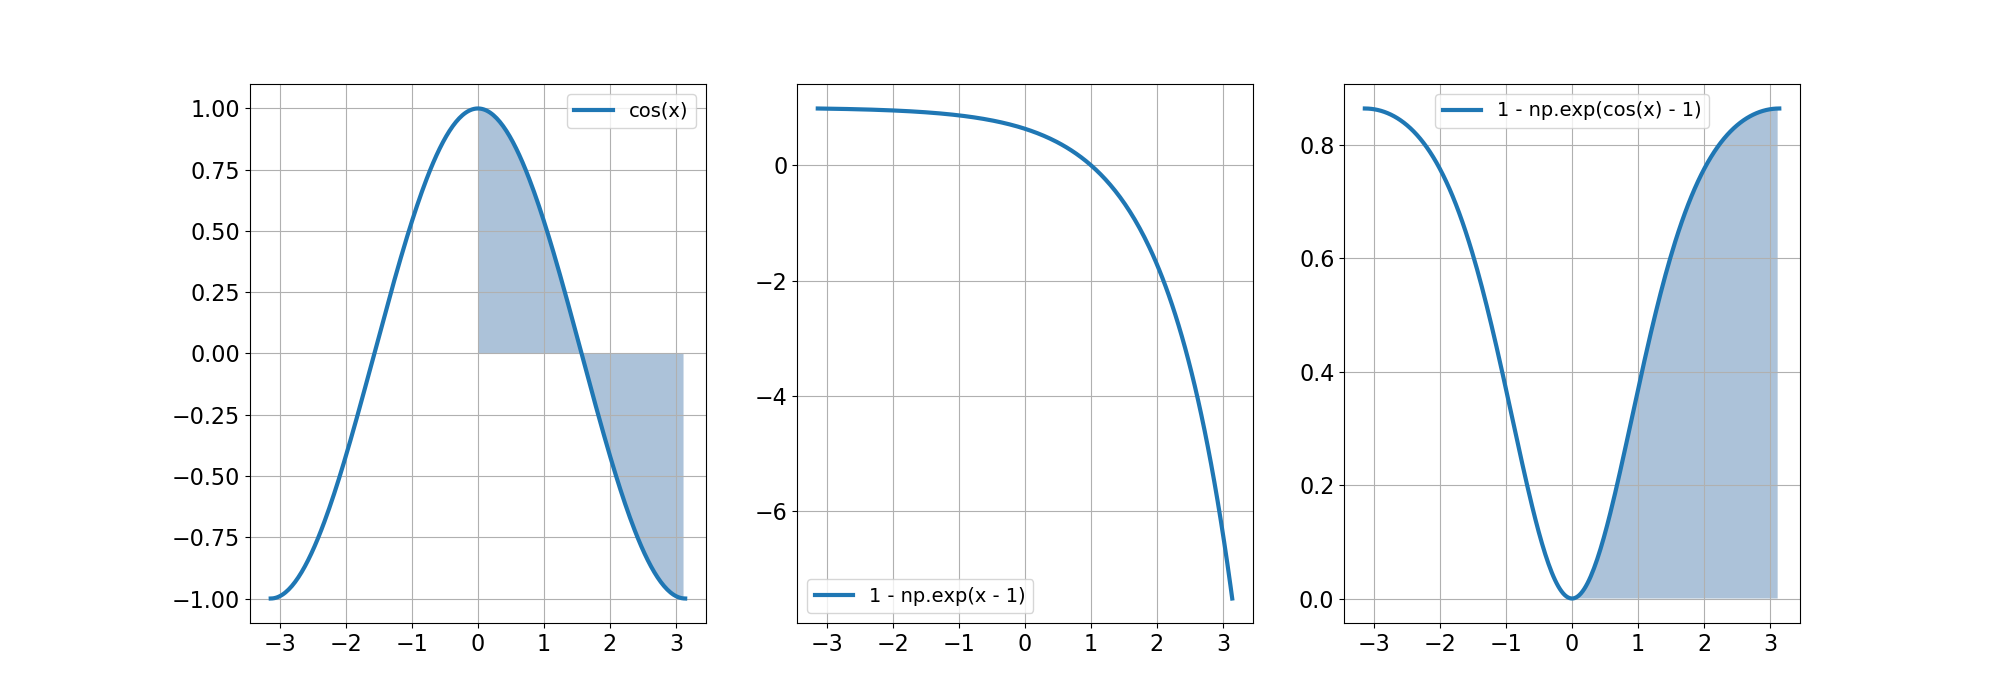

Write the Python code that produced this figure.
# -*- coding:UTF-8 -*-
import scipy.io as sio
import sklearn
import xlrd
import numpy as np
import matplotlib.pyplot as plt
from mpl_toolkits.mplot3d import Axes3D
import random


def _read_excel_file(in_file):
    trace_pos_arr = []
    data = xlrd.open_workbook(in_file)
    for table in data.sheets():
        nrows = table.nrows
        for i in range(nrows):
            if i == 0:
                continue
            row = table.row_values(i)
            # Convert all values to unicode.
            # row = map(unicode, row)
            trace_id, trace_x, trace_y, trace_z = int(row[0]), int(row[1]), int(row[2]), int(row[3])

            # yield (trace_id, trace_x, trace_y, trace_z)
            trace_pos_arr.append([trace_x, trace_y, trace_z])
    return trace_pos_arr


def function_plot():
    X = np.linspace(-np.pi, np.pi, 256, endpoint=True)
    COS = np.cos(X)
    EXP = 1 - np.exp(X - 1)
    COM = 1 - np.exp(COS - 1)

    fig = plt.figure(figsize=(20, 7))
    plt.subplot(131)
    plt.plot(X, COS, label='cos(x)', linewidth='3')
    plt.fill_between(X, COS, where=(0 < X) & (X < np.pi), facecolor='#acc2d9')
    # plt.xlim(-np.pi, np.pi)
    # plt.xlabel(u"x")
    # plt.ylabel(u"y")
    plt.xticks(fontsize=16)
    plt.yticks(fontsize=16)
    plt.grid(True, which='major')
    plt.legend(fontsize=14)

    plt.subplot(132)
    plt.plot(X, EXP, label='1 - np.exp(x - 1)', linewidth='3')
    # plt.xlim(-np.pi, np.pi)
    # plt.ylim(-8, 2)
    # plt.xlabel(u"x")
    # plt.ylabel(u"y")
    plt.xticks(fontsize=16)
    plt.yticks(fontsize=16)
    plt.grid(True, which='major')
    plt.legend(fontsize=14)

    plt.subplot(133)
    plt.plot(X, COM, label='1 - np.exp(cos(x) - 1)', linewidth='3')
    plt.fill_between(X, COM, where=(0 < X) & (X < np.pi), facecolor='#acc2d9')
    # plt.xlim(-np.pi, np.pi)
    # plt.xlabel(u"x")
    # plt.ylabel(u"y")
    plt.xticks(fontsize=16)
    plt.yticks(fontsize=16)
    plt.grid(True, which='major')
    plt.legend(fontsize=14)

    plt.savefig('function_fig.png', dpi=520)
    plt.savefig('function_fig.eps')
    plt.show()


def angle_plot(angle_path):
    radar_pos_arr = [[80, 0, 0], [30, 60, 0], [55, 110, 0], [105, 110, 0], [130, 60, 0]]
    trace_pos_arr = [[21, 32, 22], [55, 72, 22], [89, 65, 22], [120, 105, 22]]

    # fig = plt.figure(figsize=(18, 7))
    # ax = fig.add_subplot(131, projection='3d')
    fig = plt.figure(figsize=(10, 7))
    # plt.title('Minimize Number of UAV Solution')
    ax = fig.add_subplot(111, projection='3d')

    x = [k[0] for k in trace_pos_arr]
    y = [k[1] for k in trace_pos_arr]
    z = [k[2] for k in trace_pos_arr]

    ax.set_xlabel('X (km)')
    ax.set_ylabel('Y (km)')
    ax.set_zlabel('Z (km)')
    ax.plot(x, y, z, c='g', label='UAV Trajectory')

    x = [k[0] for k in trace_pos_arr]
    y = [k[1] for k in trace_pos_arr]
    z = [k[2] for k in trace_pos_arr]

    for cnt, (i, j, k) in enumerate(zip(x, y, z)):
        label = 'position %d' % (cnt)
        ax.text(i - 10, j, k, label)
    ax.text(40, 36, 22, "line 1")
    ax.text(63, 66, 21.8, "line 2")
    ax.text(90, 100, 21.8, "line 3")

    ax.scatter(x, y, z, c='r', label='UAV Position')
    ax.legend()

    plt.savefig(angle_path, dpi=520)
    plt.show()


def trajectory_plot(trajectory_path):
    radar_pos_arr = [[80, 0, 0], [30, 60, 0], [55, 110, 0], [105, 110, 0], [130, 60, 0]]
    trace_pos_arr = [[21, 32, 22], [55, 72, 22], [89, 65, 22], [120, 105, 22]]

    fig = plt.figure(figsize=(10, 7))
    ax = fig.add_subplot(111, projection='3d')

    x = [k[0] for k in trace_pos_arr]
    y = [k[1] for k in trace_pos_arr]
    z = [k[2] for k in trace_pos_arr]
    for cnt, (i, j, k) in enumerate(zip(x, y, z)):
        label = 'moment %d' % (cnt + 1)
        ax.text(i, j, k, label)

    ax.set_xlabel('X (km)')
    ax.set_ylabel('Y (km)')
    ax.set_zlabel('Z (km)')
    ax.scatter(x, y, z, c='g', label='UAV Trajectory')

    x = [k[0] for k in radar_pos_arr]
    y = [k[1] for k in radar_pos_arr]
    z = [k[2] for k in radar_pos_arr]
    for cnt, (i, j, k) in enumerate(zip(x, y, z)):
        label = 'radar %d' % (cnt + 1)
        ax.text(i, j, k, label)

    ax.scatter(x, y, z, c='r', label='Radar Position')
    ax.legend()

    plt.savefig(trajectory_path, dpi=520)
    plt.show()


def trajectory_plot2(trajectory_path):
    # X = np.linspace(-np.pi, np.pi, 256, endpoint=True)
    # COS = np.cos(X)
    radar_pos_arr = [[30, 0], [55, 0], [80, 0], [105, 0], [130, 0]]
    trace_pos_arr = [[21, 52], [89, 65], [140, 70]]
    x = [k[0] for k in trace_pos_arr]
    y = [k[1] for k in trace_pos_arr]
    fig = plt.figure(figsize=(10, 7))
    plt.scatter(x, y, label='trace position', linewidth='2')
    for cnt, (i, j) in enumerate(zip(x, y)):
        plt.annotate("moment %d" % (cnt + 1), xy=(i, j))

    x = [k[0] for k in radar_pos_arr]
    y = [k[1] for k in radar_pos_arr]
    plt.scatter(x, y, label='radar position', linewidth='2')
    for cnt, (i, j) in enumerate(zip(x, y)):
        plt.annotate("radar %d" % (cnt + 1), xy=(i, j))

    mid_x = []
    mid_y = []
    for s in range(0, 3):
        for i in range(s, s+3):
            mid_x.append((radar_pos_arr[i][0] + trace_pos_arr[s][0]) / 2.0)
            mid_y.append((radar_pos_arr[i][1] + trace_pos_arr[s][1]) / 2.0)
    plt.scatter(mid_x, mid_y, label='UAV position', color='b')
    for cnt, (i, j) in enumerate(zip(mid_x, mid_y)):
        plt.annotate("UAV %d" % (cnt + 1), xy=(i, j))


    for s in range(3):
        for i in range(s, s + 3):
            # i = random.randint(0, 2)
            x = [radar_pos_arr[i][0], trace_pos_arr[s][0]]
            y = [radar_pos_arr[i][1], trace_pos_arr[s][1]]
            if s == 0:
                c = 'r'
            elif s == 1:
                c = 'g'
            else:
                c = 'b'
            plt.plot(x, y, color=c)

    # plt.fill_between(X, COS, where=(0 < X) & (X < np.pi), facecolor='#acc2d9')
    # plt.xlim(-np.pi, np.pi)
    # plt.xlabel(u"x")
    # plt.ylabel(u"y")
    plt.xticks(fontsize=16)
    plt.yticks(fontsize=16)
    plt.grid(True, which='major')
    plt.legend(fontsize=14)

    plt.savefig(trajectory_path, dpi=520)
    plt.savefig('trajectory_fig2.eps')
    plt.show()


def trajectory_plot3(trajectory_path):
    # X = np.linspace(-np.pi, np.pi, 256, endpoint=True)
    # COS = np.cos(X)
    radar_pos_arr = [[30, 0], [55, 0], [80, 0], [105, 0], [130, 0]]
    trace_pos_arr = [[21, 52], [55, 72], [89, 65]]
    x = [k[0] for k in trace_pos_arr]
    y = [k[1] for k in trace_pos_arr]
    fig = plt.figure(figsize=(10, 7))
    plt.scatter(x, y, label='trajectory', linewidth='2')
    for cnt, (i, j) in enumerate(zip(x, y)):
        plt.annotate("moment %d" % (cnt + 1), xy=(i, j), fontsize=14)

    x = [k[0] for k in radar_pos_arr]
    y = [k[1] for k in radar_pos_arr]
    plt.scatter(x, y, label='radar position', linewidth='2')
    for cnt, (i, j) in enumerate(zip(x, y)):
        plt.annotate("radar %d" % (cnt + 1), xy=(i, j))

    for s in range(2):
        for i in range(s, s + 3):
            # i = random.randint(s, s + 3)
            x = [radar_pos_arr[i][0], trace_pos_arr[s][0], 2 * trace_pos_arr[s][0] - radar_pos_arr[i][0]]
            y = [radar_pos_arr[i][1], trace_pos_arr[s][1], 2 * trace_pos_arr[s][1] - radar_pos_arr[i][1]]
            if s == 0:
                c = 'r'
            elif s == 1:
                c = 'g'
            else:
                c = 'b'
            plt.plot(x, y, color=c)

    uav_x = [26.5, 37, 36, 55, 66, 70]
    uav_y = [20, 28, 39, 30, 40, 50]
    plt.scatter(uav_x, uav_y, label='uav position', linewidth='2')
    plt.scatter([50], [40], label='uav1 moment 1 position', linewidth='2')
    plt.scatter([10], [69], label='moment 1\'', linewidth='2')
    plt.annotate("moment 1'", xy=(10, 69), fontsize=14)

    x = [radar_pos_arr[3][0], 50, 2 * 50 - radar_pos_arr[3][0]]
    y = [radar_pos_arr[3][1], 40, 2 * 40 - radar_pos_arr[3][1]]
    plt.plot(x, y, color='y')
    plt.plot([70, 50], [50, 40], ':', color='b', label='uav1 trace at moment 1 2')
    #
    # for i in range(1, 4):
    #     # i = random.randint(1, 3)
    #     x = [radar_pos_arr[i][0], trace_pos_arr[1][0]]
    #     y = [radar_pos_arr[i][1], trace_pos_arr[1][1]]
    #     plt.plot(x, y, color='g')

    # plt.fill_between(X, COS, where=(0 < X) & (X < np.pi), facecolor='#acc2d9')
    # plt.xlim(-np.pi, np.pi)
    # plt.xlabel(u"x")
    # plt.ylabel(u"y")
    plt.xticks(fontsize=16)
    plt.yticks(fontsize=16)
    plt.grid(True, which='major')
    plt.legend(fontsize=14)

    plt.savefig(trajectory_path, dpi=520)
    plt.savefig('trajectory_fig3.eps')
    plt.show()


if __name__ == '__main__':
    angle_path = "angle_fig.png"
    trajectory_path2 = "trajectory_fig2.png"
    trajectory_path3 = "trajectory_fig3.png"

    # function_plot()
    angle_plot(angle_path)
    # trajectory_plot2(trajectory_path2)
    # trajectory_plot3(trajectory_path3)
